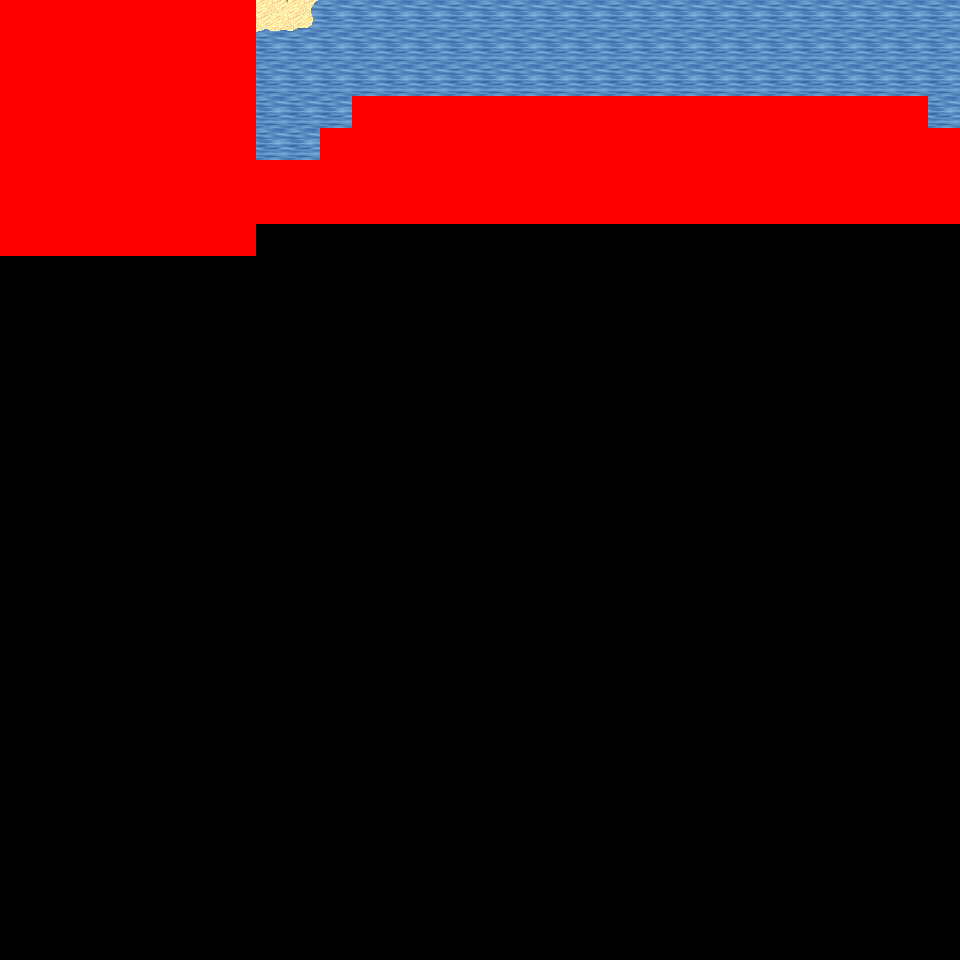

This is a level from a 2D game, rendered from its Tiled map with the project's own tilesets. A one-line summary and the map file follow, with tile-layer data summarised:
An orthogonal 30x30 tile map with 32x32 px tiles, 6 tile layers (Ground, Object, Object2, Above, ...), 27 tilesets and 2 objects (2x mapExit).

<map version="1.0" orientation="orthogonal" renderorder="right-down" width="30" height="30" tilewidth="32" tileheight="32" nextobjectid="3">
  <tileset firstgid="1" name="tileset_logic_collision" tilewidth="32" tileheight="32" tilecount="1" columns="1">
    <image source="../drawable/tileset_logic_collision.png" width="32" height="32" />
  </tileset>
  <tileset firstgid="2" name="tileset_ground_ground" tilewidth="32" tileheight="32" tilecount="33" columns="3">
    <image source="../drawable/tileset_ground_ground.png" width="96" height="352" />
  </tileset>
  <tileset firstgid="35" name="tileset_ground_water_pool" tilewidth="32" tileheight="32" tilecount="72" columns="3">
    <image source="../drawable/tileset_ground_water_pool.png" width="96" height="768" />
  </tileset>
  <tileset firstgid="107" name="tileset_ground_water_pool_corners" tilewidth="32" tileheight="32" tilecount="72" columns="3">
    <image source="../drawable/tileset_ground_water_pool_corners.png" width="96" height="768" />
  </tileset>
  <tileset firstgid="179" name="tileset_ground_grass_edges" tilewidth="32" tileheight="32" tilecount="36" columns="12">
    <image source="../drawable/tileset_ground_grass_edges.png" width="384" height="96" />
  </tileset>
  <tileset firstgid="215" name="tileset_plant_grasses" tilewidth="32" tileheight="32" tilecount="6" columns="3">
    <image source="../drawable/tileset_plant_grasses.png" width="96" height="64" />
  </tileset>
  <tileset firstgid="221" name="tileset_ground_grass_corners" tilewidth="32" tileheight="32" tilecount="24" columns="6">
    <image source="../drawable/tileset_ground_grass_corners.png" width="192" height="128" />
  </tileset>
  <tileset firstgid="245" name="tileset_plant_flower_daisy_white" tilewidth="32" tileheight="32" tilecount="8" columns="2">
    <image source="../drawable/tileset_plant_flower_daisy_white.png" width="64" height="128" />
  </tileset>
  <tileset firstgid="253" name="tileset_item_corpse_huge_animal" tilewidth="32" tileheight="32" tilecount="16" columns="2">
    <image source="../drawable/tileset_item_corpse_huge_animal.png" width="64" height="256" />
  </tileset>
  <tileset firstgid="269" name="tileset_plant_cactus" tilewidth="32" tileheight="32" tilecount="2" columns="1">
    <image source="../drawable/tileset_plant_cactus.png" width="32" height="64" />
  </tileset>
  <tileset firstgid="271" name="tileset_item_corpse_skull_pale" tilewidth="32" tileheight="32" tilecount="2" columns="2">
    <image source="../drawable/tileset_item_corpse_skull_pale.png" width="64" height="32" />
  </tileset>
  <tileset firstgid="273" name="tileset_logic_creature_animal" tilewidth="32" tileheight="32" tilecount="32" columns="8">
    <image source="../drawable/tileset_logic_creature_animal.png" width="256" height="128" />
  </tileset>
  <tileset firstgid="305" name="tileset_logic_creature_golem" tilewidth="32" tileheight="32" tilecount="4" columns="4">
    <image source="../drawable/tileset_logic_creature_golem.png" width="128" height="32" />
  </tileset>
  <tileset firstgid="309" name="tileset_logic_creature_elemental" tilewidth="32" tileheight="32" tilecount="16" columns="8">
    <image source="../drawable/tileset_logic_creature_elemental.png" width="256" height="64" />
  </tileset>
  <tileset firstgid="325" name="tileset_ground_water_pool_deep" tilewidth="32" tileheight="32" tilecount="72" columns="3">
    <image source="../drawable/tileset_ground_water_pool_deep.png" width="96" height="768" />
  </tileset>
  <tileset firstgid="397" name="tileset_plant_tree_palm_trees" tilewidth="32" tileheight="32" tilecount="40" columns="4">
    <image source="../drawable/tileset_plant_tree_palm_trees.png" width="128" height="320" />
  </tileset>
  <tileset firstgid="437" name="tileset_building_roof_straw" tilewidth="32" tileheight="32" tilecount="20" columns="5">
    <image source="../drawable/tileset_building_roof_straw.png" width="160" height="128" />
  </tileset>
  <tileset firstgid="457" name="tileset_item_sign_large" tilewidth="32" tileheight="32" tilecount="15" columns="5">
    <image source="../drawable/tileset_item_sign_large.png" width="160" height="96" />
  </tileset>
  <tileset firstgid="472" name="tileset_item_campfires" tilewidth="32" tileheight="32" tilecount="2" columns="2">
    <image source="../drawable/tileset_item_campfires.png" width="64" height="32" />
  </tileset>
  <tileset firstgid="474" name="tileset_item_firewood" tilewidth="32" tileheight="32" tilecount="12" columns="3">
    <image source="../drawable/tileset_item_firewood.png" width="96" height="128" />
  </tileset>
  <tileset firstgid="486" name="tileset_logic_item_corn" tilewidth="32" tileheight="32" tilecount="5" columns="5">
    <image source="../drawable/tileset_logic_item_corn.png" width="160" height="32" />
  </tileset>
  <tileset firstgid="491" name="tileset_plant_tree_umbrella_thorn" tilewidth="32" tileheight="32" tilecount="18" columns="6">
    <image source="../drawable/tileset_plant_tree_umbrella_thorn.png" width="192" height="96" />
  </tileset>
  <tileset firstgid="509" name="tileset_logic_item_fruits" tilewidth="32" tileheight="32" tilecount="16" columns="8">
    <image source="../drawable/tileset_logic_item_fruits.png" width="256" height="64" />
  </tileset>
  <tileset firstgid="525" name="tileset_ground_sand_2" tilewidth="32" tileheight="32" tilecount="15" columns="5">
    <image source="../drawable/tileset_ground_sand_2.png" width="160" height="96" />
  </tileset>
  <tileset firstgid="540" name="tileset_ground_sand_1" tilewidth="32" tileheight="32" tilecount="10" columns="2">
    <image source="../drawable/tileset_ground_sand_1.png" width="64" height="160" />
  </tileset>
  <tileset firstgid="550" name="tileset_logic_creature_reptile" tilewidth="32" tileheight="32" tilecount="7" columns="7">
    <image source="../drawable/tileset_logic_creature_reptile.png" width="224" height="32" />
  </tileset>
  <tileset firstgid="557" name="tileset_logic_creature_human_cannibal" tilewidth="32" tileheight="32" tilecount="4" columns="4">
    <image source="../drawable/tileset_logic_creature_human_cannibal.png" width="128" height="32" />
  </tileset>
  <layer name="Ground" width="30" height="30">
    <data>[900 cells, 218 non-empty, 10 distinct tile ids]</data>
  </layer>
  <layer name="Object" width="30" height="30">
    <data>[900 cells, 2 non-empty, 2 distinct tile ids]</data>
  </layer>
  <layer name="Object2" width="30" height="30">
    <data>[900 cells, 0 non-empty, 0 distinct tile ids]</data>
  </layer>
  <layer name="Above" width="30" height="30">
    <data>[900 cells, 0 non-empty, 0 distinct tile ids]</data>
  </layer>
  <layer name="Above2" width="30" height="30">
    <data>[900 cells, 0 non-empty, 0 distinct tile ids]</data>
  </layer>
  <layer name="Walkable" width="30" height="30">
    <data>[900 cells, 146 non-empty, 1 distinct tile ids]</data>
  </layer>
  <objectgroup name="MapEvents">
    <object id="1" name="north" type="mapExit" x="256" y="0" width="704" height="32">
      <properties>
        <property name="map" value="level_0_x277_y96" />
        <property name="x" value="8" />
        <property name="y" value="28" />
      </properties>
    </object>
    <object id="2" name="west" type="mapExit" x="0" y="256" width="32" height="704">
      <properties>
        <property name="map" value="level_0_x276_y97" />
        <property name="x" value="28" />
        <property name="y" value="8" />
      </properties>
    </object>
  </objectgroup>
</map>
